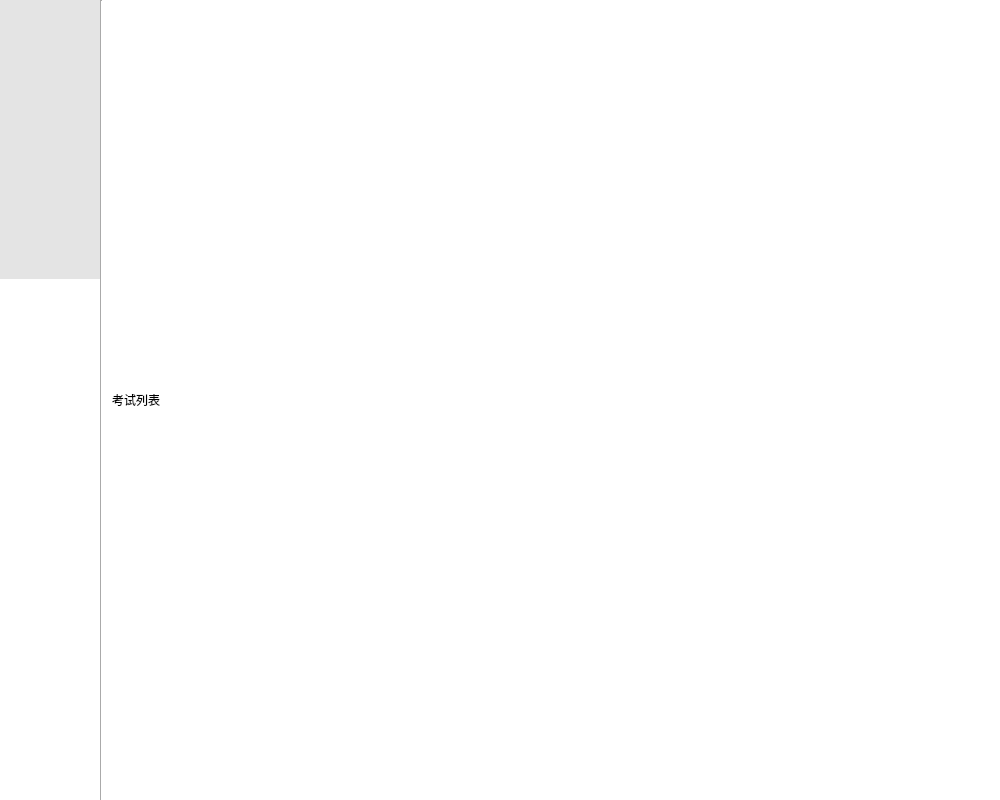
<?xml version="1.0" encoding="UTF-8"?>
<ui version="4.0">
 <class>StaffFaceWidget</class>
 <widget class="QWidget" name="StaffFaceWidget">
  <property name="geometry">
   <rect>
    <x>0</x>
    <y>0</y>
    <width>1000</width>
    <height>800</height>
   </rect>
  </property>
  <property name="sizePolicy">
   <sizepolicy hsizetype="Preferred" vsizetype="Preferred">
    <horstretch>0</horstretch>
    <verstretch>0</verstretch>
   </sizepolicy>
  </property>
  <property name="minimumSize">
   <size>
    <width>1000</width>
    <height>800</height>
   </size>
  </property>
  <property name="windowTitle">
   <string>太空大学教务管理系统教师端</string>
  </property>
  <property name="windowIcon">
   <iconset resource="rsc.qrc">
    <normaloff>:/picture/icon/loginLogo.png</normaloff>:/picture/icon/loginLogo.png</iconset>
  </property>
  <property name="styleSheet">
   <string notr="true">background-color: rgb(255, 255, 255);
</string>
  </property>
  <layout class="QHBoxLayout" name="horizontalLayout" stretch="1,0,9">
   <property name="spacing">
    <number>0</number>
   </property>
   <property name="sizeConstraint">
    <enum>QLayout::SetDefaultConstraint</enum>
   </property>
   <property name="leftMargin">
    <number>0</number>
   </property>
   <property name="topMargin">
    <number>0</number>
   </property>
   <property name="rightMargin">
    <number>0</number>
   </property>
   <property name="bottomMargin">
    <number>0</number>
   </property>
   <item>
    <widget class="QWidget" name="sideBarWid" native="true">
     <property name="sizePolicy">
      <sizepolicy hsizetype="Maximum" vsizetype="Preferred">
       <horstretch>0</horstretch>
       <verstretch>0</verstretch>
      </sizepolicy>
     </property>
     <property name="minimumSize">
      <size>
       <width>100</width>
       <height>100</height>
      </size>
     </property>
     <property name="maximumSize">
      <size>
       <width>200</width>
       <height>16777215</height>
      </size>
     </property>
     <property name="styleSheet">
      <string notr="true"/>
     </property>
     <layout class="QGridLayout" name="gridLayout">
      <property name="sizeConstraint">
       <enum>QLayout::SetDefaultConstraint</enum>
      </property>
      <property name="leftMargin">
       <number>0</number>
      </property>
      <property name="topMargin">
       <number>0</number>
      </property>
      <property name="rightMargin">
       <number>0</number>
      </property>
      <property name="bottomMargin">
       <number>0</number>
      </property>
      <property name="spacing">
       <number>0</number>
      </property>
      <item row="0" column="0">
       <widget class="QToolButton" name="stuInfoTtn">
        <property name="sizePolicy">
         <sizepolicy hsizetype="Preferred" vsizetype="Preferred">
          <horstretch>0</horstretch>
          <verstretch>0</verstretch>
         </sizepolicy>
        </property>
        <property name="toolTip">
         <string>学生信息</string>
        </property>
        <property name="styleSheet">
         <string notr="true">QToolButton#stuInfoTtn:hover{
	background-color: rgb(255, 156, 75);
}

QToolButton#stuInfoTtn{   
	border-top: 3px outset transparent;           /* 上边框宽度3像素、突出显示、颜色为透明 */
	border-bottom: 7px outset transparent;
	border-right: 3px outset transparent;
	border-left: 3px outset transparent;
    min-width: 80px;                            /* 控件最小宽度 */
    min-height: 80px;
	background-color: rgb(228, 228, 228);
	border-image: url(:/picture/icon/personIcon.png);
}
QToolButton#stuInfoTtn:pressed,QToolButton#stuInfoTtn:checked{
	border-left: 3px outset rgb(93, 95, 97);  /* 左边框宽度3像素、突出显示、颜色为深深灰 */
	background-color: rgb(246, 246, 246);	
}</string>
        </property>
        <property name="text">
         <string/>
        </property>
        <property name="iconSize">
         <size>
          <width>50</width>
          <height>50</height>
         </size>
        </property>
        <property name="checkable">
         <bool>true</bool>
        </property>
        <property name="autoExclusive">
         <bool>true</bool>
        </property>
        <property name="toolButtonStyle">
         <enum>Qt::ToolButtonTextUnderIcon</enum>
        </property>
       </widget>
      </item>
      <item row="2" column="0">
       <widget class="QToolButton" name="sumTtn">
        <property name="sizePolicy">
         <sizepolicy hsizetype="Preferred" vsizetype="Preferred">
          <horstretch>0</horstretch>
          <verstretch>0</verstretch>
         </sizepolicy>
        </property>
        <property name="toolTip">
         <string>汇总</string>
        </property>
        <property name="styleSheet">
         <string notr="true">QToolButton#sumTtn:hover{
	background-color: rgb(255, 156, 75);
}

QToolButton#sumTtn{   
	border-top: 3px outset transparent;           /* 上边框宽度3像素、突出显示、颜色为透明 */
	border-bottom: 7px outset transparent;
	border-right: 3px outset transparent;
	border-left: 3px outset transparent;
    min-width: 80px;                            /* 控件最小宽度 */
    min-height: 80px;
	background-color: rgb(228, 228, 228);
	border-image: url(:/picture/icon/summaryIcon.png);
}
QToolButton#sumTtn:pressed,QToolButton#sumTtn:checked{
	border-left: 3px outset rgb(93, 95, 97);  /* 左边框宽度3像素、突出显示、颜色为深深灰 */
	background-color: rgb(246, 246, 246);	
}</string>
        </property>
        <property name="text">
         <string/>
        </property>
        <property name="iconSize">
         <size>
          <width>50</width>
          <height>50</height>
         </size>
        </property>
        <property name="checkable">
         <bool>true</bool>
        </property>
        <property name="autoExclusive">
         <bool>true</bool>
        </property>
        <property name="toolButtonStyle">
         <enum>Qt::ToolButtonTextUnderIcon</enum>
        </property>
       </widget>
      </item>
      <item row="3" column="0">
       <spacer name="verticalSpacer">
        <property name="orientation">
         <enum>Qt::Vertical</enum>
        </property>
        <property name="sizeHint" stdset="0">
         <size>
          <width>20</width>
          <height>40</height>
         </size>
        </property>
       </spacer>
      </item>
      <item row="1" column="0">
       <widget class="QToolButton" name="examTtn">
        <property name="sizePolicy">
         <sizepolicy hsizetype="Preferred" vsizetype="Preferred">
          <horstretch>0</horstretch>
          <verstretch>0</verstretch>
         </sizepolicy>
        </property>
        <property name="toolTip">
         <string>考试列表</string>
        </property>
        <property name="styleSheet">
         <string notr="true">QToolButton#examTtn:hover{
	background-color: rgb(255, 156, 75);
}

QToolButton#examTtn{   
	border-top: 3px outset transparent;           /* 上边框宽度3像素、突出显示、颜色为透明 */
	border-bottom: 7px outset transparent;
	border-right: 3px outset transparent;
	border-left: 3px outset transparent;
    min-width: 80px;                            /* 控件最小宽度 */
    min-height: 80px;
	background-color: rgb(228, 228, 228);
	border-image: url(:/picture/icon/examIcon.png);
}
QToolButton#examTtn:pressed,QToolButton#examTtn:checked{
	border-left: 3px outset rgb(93, 95, 97);  /* 左边框宽度3像素、突出显示、颜色为深深灰 */
	background-color: rgb(246, 246, 246);	
}</string>
        </property>
        <property name="text">
         <string/>
        </property>
        <property name="iconSize">
         <size>
          <width>50</width>
          <height>50</height>
         </size>
        </property>
        <property name="checkable">
         <bool>true</bool>
        </property>
        <property name="autoExclusive">
         <bool>true</bool>
        </property>
        <property name="toolButtonStyle">
         <enum>Qt::ToolButtonTextUnderIcon</enum>
        </property>
       </widget>
      </item>
     </layout>
    </widget>
   </item>
   <item>
    <widget class="Line" name="line">
     <property name="orientation">
      <enum>Qt::Vertical</enum>
     </property>
    </widget>
   </item>
   <item>
    <widget class="QStackedWidget" name="stackedWidget">
     <property name="minimumSize">
      <size>
       <width>400</width>
       <height>200</height>
      </size>
     </property>
     <property name="styleSheet">
      <string notr="true"/>
     </property>
     <property name="currentIndex">
      <number>1</number>
     </property>
     <widget class="TableOperaWidget" name="stuInfoPage"/>
     <widget class="QWidget" name="examPage">
      <layout class="QGridLayout" name="gridLayout_4">
       <item row="0" column="0">
        <widget class="QLabel" name="label">
         <property name="text">
          <string>考试列表</string>
         </property>
        </widget>
       </item>
      </layout>
     </widget>
     <widget class="QWidget" name="sumPage">
      <layout class="QGridLayout" name="gridLayout_5">
       <item row="0" column="0">
        <widget class="QLabel" name="label_3">
         <property name="text">
          <string>汇总</string>
         </property>
        </widget>
       </item>
      </layout>
     </widget>
    </widget>
   </item>
  </layout>
 </widget>
 <customwidgets>
  <customwidget>
   <class>TableOperaWidget</class>
   <extends>QWidget</extends>
   <header>TableOperaWidget.h</header>
   <container>1</container>
  </customwidget>
 </customwidgets>
 <resources>
  <include location="rsc.qrc"/>
 </resources>
 <connections/>
</ui>
